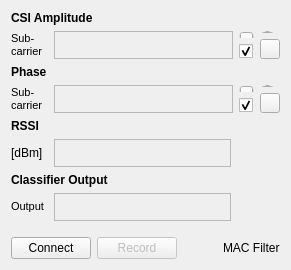
      <widget class="QWidget" name="tabCSI_2">
       <property name="sizePolicy">
        <sizepolicy hsizetype="Expanding" vsizetype="Expanding">
         <horstretch>0</horstretch>
         <verstretch>0</verstretch>
        </sizepolicy>
       </property>
       <attribute name="icon">
        <iconset resource="csiguiresources.qrc">
         <normaloff>:/icons/icons/Visualization.svg</normaloff>:/icons/icons/Visualization.svg</iconset>
       </attribute>
       <attribute name="title">
        <string>Visualization</string>
       </attribute>
       <layout class="QHBoxLayout" name="horizontalLayout_2">
        <item>
         <layout class="QVBoxLayout" name="layoutOuter">
          <item>
           <widget class="QLabel" name="labelAmplitude">
            <property name="sizePolicy">
             <sizepolicy hsizetype="Fixed" vsizetype="Fixed">
              <horstretch>0</horstretch>
              <verstretch>0</verstretch>
             </sizepolicy>
            </property>
            <property name="text">
             <string>&lt;html&gt;&lt;head/&gt;&lt;body&gt;&lt;p&gt;&lt;span style=&quot; font-weight:600;&quot;&gt;CSI Amplitude&lt;/span&gt;&lt;/p&gt;&lt;/body&gt;&lt;/html&gt;</string>
            </property>
           </widget>
          </item>
          <item>
           <layout class="QHBoxLayout" name="horizontalLayout_13">
            <item>
             <widget class="QLabel" name="labelSpacerAmplitudeLeft">
              <property name="sizePolicy">
               <sizepolicy hsizetype="Fixed" vsizetype="Fixed">
                <horstretch>0</horstretch>
                <verstretch>0</verstretch>
               </sizepolicy>
              </property>
              <property name="minimumSize">
               <size>
                <width>37</width>
                <height>28</height>
               </size>
              </property>
              <property name="maximumSize">
               <size>
                <width>37</width>
                <height>28</height>
               </size>
              </property>
              <property name="text">
               <string>&lt;html&gt;&lt;head/&gt;&lt;body&gt;&lt;p&gt;&lt;span style=&quot; font-size:8pt;&quot;&gt;Sub-&lt;br/&gt;carrier&lt;/span&gt;&lt;/p&gt;&lt;/body&gt;&lt;/html&gt;</string>
              </property>
             </widget>
            </item>
            <item>
             <widget class="QScrollArea" name="saAmplitude">
              <property name="sizePolicy">
               <sizepolicy hsizetype="Expanding" vsizetype="Ignored">
                <horstretch>0</horstretch>
                <verstretch>0</verstretch>
               </sizepolicy>
              </property>
              <property name="whatsThis">
               <string>Amplitude ofthe  CSI data</string>
              </property>
              <property name="verticalScrollBarPolicy">
               <enum>Qt::ScrollBarPolicy::ScrollBarAlwaysOff</enum>
              </property>
              <property name="horizontalScrollBarPolicy">
               <enum>Qt::ScrollBarPolicy::ScrollBarAsNeeded</enum>
              </property>
              <property name="widgetResizable">
               <bool>true</bool>
              </property>
              <property name="alignment">
               <set>Qt::AlignmentFlag::AlignCenter</set>
              </property>
              <widget class="QWidget" name="scrollAreaWidgetContents_2">
               <property name="geometry">
                <rect>
                 <x>0</x>
                 <y>0</y>
                 <width>98</width>
                 <height>28</height>
                </rect>
               </property>
              </widget>
             </widget>
            </item>
            <item>
             <layout class="QVBoxLayout" name="verticalLayout_13">
              <item>
               <widget class="QSlider" name="slLBAmplitude">
                <property name="sizePolicy">
                 <sizepolicy hsizetype="Fixed" vsizetype="Ignored">
                  <horstretch>0</horstretch>
                  <verstretch>0</verstretch>
                 </sizepolicy>
                </property>
                <property name="toolTip">
                 <string>Values below lowerCutoff and UpperCutoff (which are defined as a certain percentage of the min and max data) are cut off. The remaining values between them are scaled linearly. </string>
                </property>
                <property name="statusTip">
                 <string>Scale Amplitude Colors - Lower Cutoff Value</string>
                </property>
                <property name="maximum">
                 <number>1000</number>
                </property>
                <property name="pageStep">
                 <number>1</number>
                </property>
                <property name="value">
                 <number>0</number>
                </property>
                <property name="orientation">
                 <enum>Qt::Orientation::Vertical</enum>
                </property>
               </widget>
              </item>
              <item>
               <widget class="QCheckBox" name="cbUpdateAmplitude">
                <property name="toolTip">
                 <string>If checked, the minimum and maximum CSI amplitudes are recored continuously, and the colors of all other CSI amplitude values are scaled according to the recorded min and max value.</string>
                </property>
                <property name="statusTip">
                 <string>Continuously update range of CSI amplitudes.</string>
                </property>
                <property name="text">
                 <string/>
                </property>
                <property name="checked">
                 <bool>true</bool>
                </property>
               </widget>
              </item>
             </layout>
            </item>
            <item>
             <layout class="QVBoxLayout" name="verticalLayout_14">
              <item>
               <widget class="QSlider" name="slUBAmplitude">
                <property name="sizePolicy">
                 <sizepolicy hsizetype="Fixed" vsizetype="Ignored">
                  <horstretch>0</horstretch>
                  <verstretch>0</verstretch>
                 </sizepolicy>
                </property>
                <property name="toolTip">
                 <string>Values below lowerCutoff and UpperCutoff (which are defined as a certain percentage of the min and max data) are cut off. The remaining values between them are scaled linearly. </string>
                </property>
                <property name="statusTip">
                 <string>Scale Amplitude Colors - Upper Cutoff Value</string>
                </property>
                <property name="maximum">
                 <number>1000</number>
                </property>
                <property name="pageStep">
                 <number>1</number>
                </property>
                <property name="value">
                 <number>1000</number>
                </property>
                <property name="orientation">
                 <enum>Qt::Orientation::Vertical</enum>
                </property>
               </widget>
              </item>
              <item>
               <widget class="QPushButton" name="pbResetMaxAmplitude">
                <property name="sizePolicy">
                 <sizepolicy hsizetype="Preferred" vsizetype="Preferred">
                  <horstretch>0</horstretch>
                  <verstretch>0</verstretch>
                 </sizepolicy>
                </property>
                <property name="maximumSize">
                 <size>
                  <width>20</width>
                  <height>20</height>
                 </size>
                </property>
                <property name="toolTip">
                 <string>Will reset the recorded minimum and maximum value. These values are used to scale the colors of recieved CSI data. </string>
                </property>
                <property name="statusTip">
                 <string>Reset observed minimum and maximum CSI amplitude.</string>
                </property>
                <property name="text">
                 <string/>
                </property>
                <property name="icon">
                 <iconset resource="csiguiresources.qrc">
                  <normaloff>:/icons/icons/reload.svg</normaloff>:/icons/icons/reload.svg</iconset>
                </property>
               </widget>
              </item>
             </layout>
            </item>
           </layout>
          </item>
          <item>
           <widget class="QLabel" name="labelPhase">
            <property name="sizePolicy">
             <sizepolicy hsizetype="Fixed" vsizetype="Fixed">
              <horstretch>0</horstretch>
              <verstretch>0</verstretch>
             </sizepolicy>
            </property>
            <property name="text">
             <string>&lt;html&gt;&lt;head/&gt;&lt;body&gt;&lt;p&gt;&lt;span style=&quot; font-weight:600;&quot;&gt;Phase&lt;/span&gt;&lt;/p&gt;&lt;/body&gt;&lt;/html&gt;</string>
            </property>
           </widget>
          </item>
          <item>
           <layout class="QHBoxLayout" name="horizontalLayout_15">
            <item>
             <widget class="QLabel" name="labelSubcarrierPhase">
              <property name="sizePolicy">
               <sizepolicy hsizetype="Fixed" vsizetype="Fixed">
                <horstretch>0</horstretch>
                <verstretch>0</verstretch>
               </sizepolicy>
              </property>
              <property name="minimumSize">
               <size>
                <width>37</width>
                <height>28</height>
               </size>
              </property>
              <property name="maximumSize">
               <size>
                <width>37</width>
                <height>28</height>
               </size>
              </property>
              <property name="text">
               <string>&lt;html&gt;&lt;head/&gt;&lt;body&gt;&lt;p&gt;&lt;span style=&quot; font-size:8pt;&quot;&gt;Sub-&lt;br/&gt;carrier&lt;/span&gt;&lt;/p&gt;&lt;/body&gt;&lt;/html&gt;</string>
              </property>
             </widget>
            </item>
            <item>
             <widget class="QScrollArea" name="saPhase">
              <property name="sizePolicy">
               <sizepolicy hsizetype="Expanding" vsizetype="Ignored">
                <horstretch>0</horstretch>
                <verstretch>0</verstretch>
               </sizepolicy>
              </property>
              <property name="whatsThis">
               <string>Phase of the CSI data</string>
              </property>
              <property name="verticalScrollBarPolicy">
               <enum>Qt::ScrollBarPolicy::ScrollBarAlwaysOff</enum>
              </property>
              <property name="horizontalScrollBarPolicy">
               <enum>Qt::ScrollBarPolicy::ScrollBarAlwaysOff</enum>
              </property>
              <property name="widgetResizable">
               <bool>true</bool>
              </property>
              <property name="alignment">
               <set>Qt::AlignmentFlag::AlignCenter</set>
              </property>
              <widget class="QWidget" name="scrollAreaWidgetContents_4">
               <property name="geometry">
                <rect>
                 <x>0</x>
                 <y>0</y>
                 <width>98</width>
                 <height>28</height>
                </rect>
               </property>
              </widget>
             </widget>
            </item>
            <item>
             <layout class="QVBoxLayout" name="verticalLayout_15">
              <item>
               <widget class="QSlider" name="slLBPhase">
                <property name="sizePolicy">
                 <sizepolicy hsizetype="Fixed" vsizetype="Ignored">
                  <horstretch>0</horstretch>
                  <verstretch>0</verstretch>
                 </sizepolicy>
                </property>
                <property name="toolTip">
                 <string>Values below lowerCutoff and UpperCutoff (which are defined as a certain percentage of the min and max data) are cut off. The remaining values between them are scaled linearly. </string>
                </property>
                <property name="statusTip">
                 <string>Scale Phase Colors - Lower Cutoff Value</string>
                </property>
                <property name="maximum">
                 <number>1000</number>
                </property>
                <property name="pageStep">
                 <number>1</number>
                </property>
                <property name="orientation">
                 <enum>Qt::Orientation::Vertical</enum>
                </property>
               </widget>
              </item>
              <item>
               <widget class="QCheckBox" name="cbUpdatePhase">
                <property name="toolTip">
                 <string>If checked, the minimum and maximum CSI phases are recored continuously, and the colors of all other received CSI phase values are scaled according to the recorded min and max value.</string>
                </property>
                <property name="text">
                 <string/>
                </property>
                <property name="checked">
                 <bool>true</bool>
                </property>
               </widget>
              </item>
             </layout>
            </item>
            <item>
             <layout class="QVBoxLayout" name="verticalLayout_16">
              <item>
               <widget class="QSlider" name="slUBPhase">
                <property name="sizePolicy">
                 <sizepolicy hsizetype="Fixed" vsizetype="Ignored">
                  <horstretch>0</horstretch>
                  <verstretch>0</verstretch>
                 </sizepolicy>
                </property>
                <property name="toolTip">
                 <string>Values below lowerCutoff and UpperCutoff (which are defined as a certain percentage of the min and max data) are cut off. The remaining values between them are scaled linearly. </string>
                </property>
                <property name="statusTip">
                 <string>Scale Phase Colors - Upper Cutoff Value</string>
                </property>
                <property name="maximum">
                 <number>1000</number>
                </property>
                <property name="pageStep">
                 <number>1</number>
                </property>
                <property name="value">
                 <number>1000</number>
                </property>
                <property name="sliderPosition">
                 <number>1000</number>
                </property>
                <property name="orientation">
                 <enum>Qt::Orientation::Vertical</enum>
                </property>
               </widget>
              </item>
              <item>
               <widget class="QPushButton" name="pbResetMaxPhase">
                <property name="sizePolicy">
                 <sizepolicy hsizetype="Preferred" vsizetype="Preferred">
                  <horstretch>0</horstretch>
                  <verstretch>0</verstretch>
                 </sizepolicy>
                </property>
                <property name="maximumSize">
                 <size>
                  <width>20</width>
                  <height>20</height>
                 </size>
                </property>
                <property name="toolTip">
                 <string>Will reset the recorded minimum and maximum CSI phase. These values are used to scale the colors of recieved CSI  phase data. </string>
                </property>
                <property name="statusTip">
                 <string>Reset observed minimum and maximum CSI amplitude.</string>
                </property>
                <property name="text">
                 <string/>
                </property>
                <property name="icon">
                 <iconset resource="csiguiresources.qrc">
                  <normaloff>:/icons/icons/reload.svg</normaloff>:/icons/icons/reload.svg</iconset>
                </property>
               </widget>
              </item>
             </layout>
            </item>
           </layout>
          </item>
          <item>
           <layout class="QVBoxLayout" name="layoutRSSI">
            <item>
             <widget class="QLabel" name="labelRSSI">
              <property name="sizePolicy">
               <sizepolicy hsizetype="Fixed" vsizetype="Fixed">
                <horstretch>0</horstretch>
                <verstretch>0</verstretch>
               </sizepolicy>
              </property>
              <property name="text">
               <string>&lt;html&gt;&lt;head/&gt;&lt;body&gt;&lt;p&gt;&lt;span style=&quot; font-weight:600;&quot;&gt;RSSI&lt;/span&gt;&lt;/p&gt;&lt;/body&gt;&lt;/html&gt;</string>
              </property>
             </widget>
            </item>
            <item>
             <layout class="QHBoxLayout" name="horizontalLayout">
              <item>
               <widget class="QLabel" name="labelPlaceholderRSSILeft">
                <property name="minimumSize">
                 <size>
                  <width>37</width>
                  <height>28</height>
                 </size>
                </property>
                <property name="maximumSize">
                 <size>
                  <width>43</width>
                  <height>16777215</height>
                 </size>
                </property>
                <property name="text">
                 <string>[dBm]</string>
                </property>
               </widget>
              </item>
              <item>
               <widget class="QScrollArea" name="saRSSI">
                <property name="sizePolicy">
                 <sizepolicy hsizetype="Expanding" vsizetype="Ignored">
                  <horstretch>0</horstretch>
                  <verstretch>0</verstretch>
                 </sizepolicy>
                </property>
                <property name="whatsThis">
                 <string>RSSI of the CSI data</string>
                </property>
                <property name="horizontalScrollBarPolicy">
                 <enum>Qt::ScrollBarPolicy::ScrollBarAlwaysOff</enum>
                </property>
                <property name="widgetResizable">
                 <bool>true</bool>
                </property>
                <property name="alignment">
                 <set>Qt::AlignmentFlag::AlignCenter</set>
                </property>
                <widget class="QWidget" name="scrollAreaWidgetContents">
                 <property name="geometry">
                  <rect>
                   <x>0</x>
                   <y>0</y>
                   <width>98</width>
                   <height>28</height>
                  </rect>
                 </property>
                </widget>
               </widget>
              </item>
              <item>
               <widget class="QLabel" name="labelPlaceholderRSSIRight">
                <property name="minimumSize">
                 <size>
                  <width>43</width>
                  <height>0</height>
                 </size>
                </property>
                <property name="maximumSize">
                 <size>
                  <width>43</width>
                  <height>16777215</height>
                 </size>
                </property>
                <property name="text">
                 <string/>
                </property>
               </widget>
              </item>
             </layout>
            </item>
           </layout>
          </item>
          <item>
           <widget class="QLabel" name="labelClassif">
            <property name="sizePolicy">
             <sizepolicy hsizetype="Fixed" vsizetype="Fixed">
              <horstretch>0</horstretch>
              <verstretch>0</verstretch>
             </sizepolicy>
            </property>
            <property name="text">
             <string>&lt;html&gt;&lt;head/&gt;&lt;body&gt;&lt;p&gt;&lt;span style=&quot; font-weight:600;&quot;&gt;Classifier Output&lt;/span&gt;&lt;/p&gt;&lt;/body&gt;&lt;/html&gt;</string>
            </property>
           </widget>
          </item>
          <item>
           <layout class="QHBoxLayout" name="horizontalLayout_16">
            <item>
             <widget class="QLabel" name="labelClassifOutput">
              <property name="minimumSize">
               <size>
                <width>37</width>
                <height>28</height>
               </size>
              </property>
              <property name="maximumSize">
               <size>
                <width>37</width>
                <height>28</height>
               </size>
              </property>
              <property name="text">
               <string>&lt;html&gt;&lt;head/&gt;&lt;body&gt;&lt;p&gt;&lt;span style=&quot; font-size:8pt;&quot;&gt;Output&lt;/span&gt;&lt;/p&gt;&lt;/body&gt;&lt;/html&gt;</string>
              </property>
             </widget>
            </item>
            <item>
             <widget class="QScrollArea" name="saClassif">
              <property name="sizePolicy">
               <sizepolicy hsizetype="Expanding" vsizetype="Ignored">
                <horstretch>0</horstretch>
                <verstretch>0</verstretch>
               </sizepolicy>
              </property>
              <property name="whatsThis">
               <string>Output of a classifier using live export</string>
              </property>
              <property name="verticalScrollBarPolicy">
               <enum>Qt::ScrollBarPolicy::ScrollBarAlwaysOff</enum>
              </property>
              <property name="horizontalScrollBarPolicy">
               <enum>Qt::ScrollBarPolicy::ScrollBarAlwaysOff</enum>
              </property>
              <property name="widgetResizable">
               <bool>true</bool>
              </property>
              <property name="alignment">
               <set>Qt::AlignmentFlag::AlignCenter</set>
              </property>
              <widget class="QWidget" name="scrollAreaWidgetContents_5">
               <property name="geometry">
                <rect>
                 <x>0</x>
                 <y>0</y>
                 <width>98</width>
                 <height>28</height>
                </rect>
               </property>
              </widget>
             </widget>
            </item>
            <item>
             <widget class="QLabel" name="labelClassifSpacer">
              <property name="minimumSize">
               <size>
                <width>43</width>
                <height>0</height>
               </size>
              </property>
              <property name="maximumSize">
               <size>
                <width>43</width>
                <height>16777215</height>
               </size>
              </property>
              <property name="text">
               <string/>
              </property>
             </widget>
            </item>
           </layout>
          </item>
          <item>
           <layout class="QHBoxLayout" name="buttonBarLayout">
            <property name="sizeConstraint">
             <enum>QLayout::SizeConstraint::SetMinAndMaxSize</enum>
            </property>
            <property name="topMargin">
             <number>10</number>
            </property>
            <item>
             <widget class="QPushButton" name="pbConnect">
              <property name="statusTip">
               <string>Connect to CSI Server/Raspberry Pi</string>
              </property>
              <property name="whatsThis">
               <string>Connect to CSI Server/Raspberry Pi</string>
              </property>
              <property name="text">
               <string>Connect</string>
              </property>
              <property name="icon">
               <iconset>
                <normaloff>icons/connect.png</normaloff>icons/connect.png</iconset>
              </property>
             </widget>
            </item>
            <item>
             <widget class="QPushButton" name="pbRecord">
              <property name="enabled">
               <bool>false</bool>
              </property>
              <property name="toolTip">
               <string>Write data to CSV  file. The filename usually contains the current time and is announced on the console.</string>
              </property>
              <property name="statusTip">
               <string>Write data to CSV  file. The filename usually contains the current time and is announced on the console.</string>
              </property>
              <property name="whatsThis">
               <string>Write data to CSV  file. The filename contains the current time and is announced on the console.</string>
              </property>
              <property name="text">
               <string>Record</string>
              </property>
              <property name="icon">
               <iconset>
                <normaloff>icons/record.svg</normaloff>icons/record.svg</iconset>
              </property>
              <property name="checkable">
               <bool>true</bool>
              </property>
              <property name="default">
               <bool>false</bool>
              </property>
             </widget>
            </item>
            <item>
             <spacer name="horizontalSpacer_5">
              <property name="orientation">
               <enum>Qt::Orientation::Horizontal</enum>
              </property>
              <property name="sizeType">
               <enum>QSizePolicy::Policy::Expanding</enum>
              </property>
              <property name="sizeHint" stdset="0">
               <size>
                <width>40</width>
                <height>0</height>
               </size>
              </property>
             </spacer>
            </item>
            <item>
             <widget class="QLabel" name="label_5">
              <property name="sizePolicy">
               <sizepolicy hsizetype="Preferred" vsizetype="Fixed">
                <horstretch>0</horstretch>
                <verstretch>0</verstretch>
               </sizepolicy>
              </property>
              <property name="statusTip">
               <string>Filter for certain MAC addresses only</string>
              </property>
              <property name="text">
               <string>MAC Filter</string>
              </property>
             </widget>
            </item>
           </layout>
          </item>
         </layout>
        </item>
       </layout>
      </widget>
